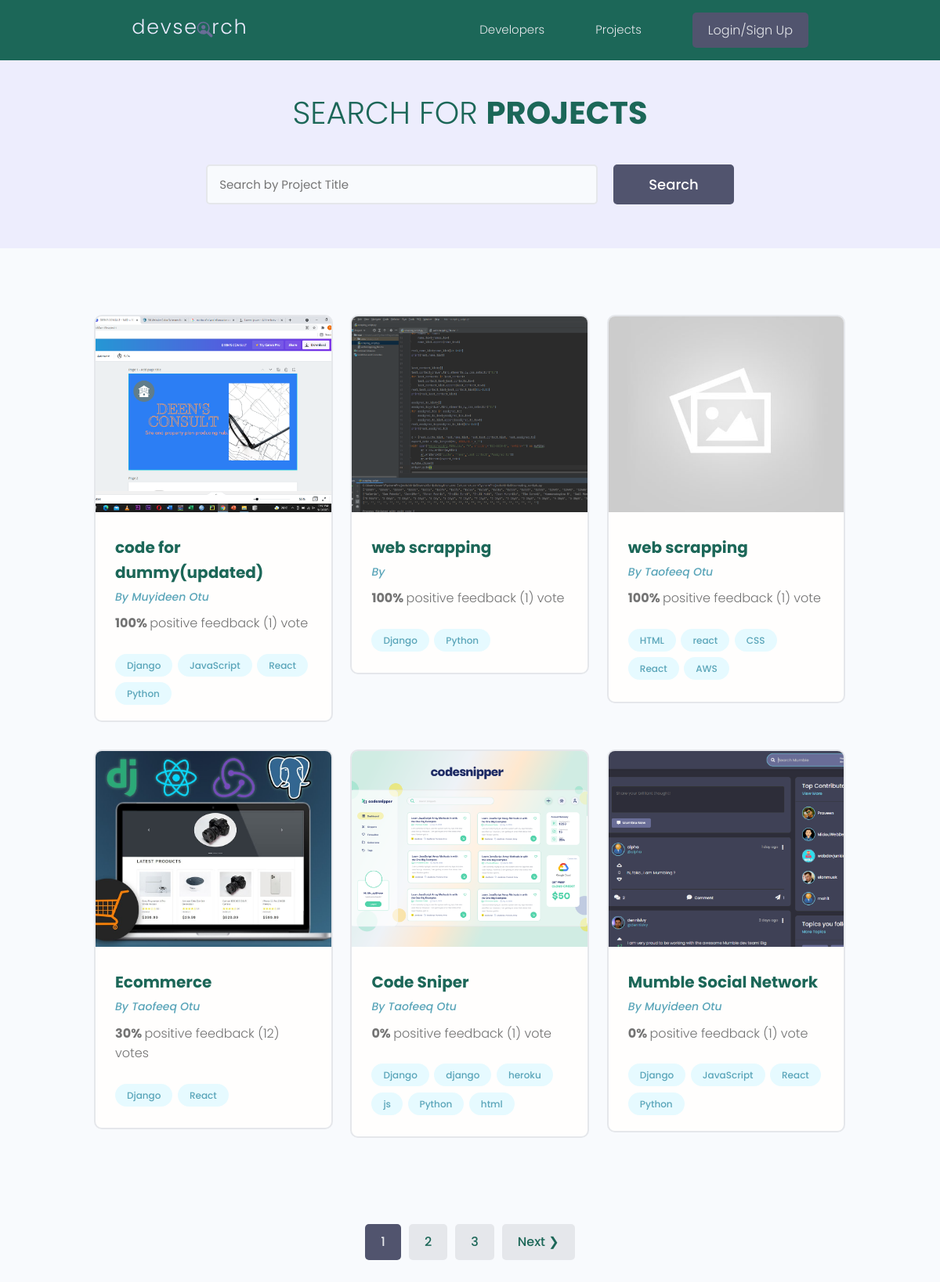
/projects/, run on the app's committed database.
### projects/models.py (models this page shows, shortened)
class Project(models.Model):
    owner= models.ForeignKey(Profile, null=True, blank=True, on_delete=models.CASCADE)
    title = models.CharField(max_length=200)
    description= models.TextField(null=True, blank=True)
    featured_image=models.ImageField(null=True, blank=True, default='default.jpeg')
    demo_link = models.CharField(max_length=2000, null=True, blank=True)
    source_link = models.CharField(max_length=2000, null=True, blank=True)
    tags=models.ManyToManyField('Tag', blank=True)
    vote_total=models.IntegerField(default=0, null=True)
    vote_ratio = models.IntegerField(default=0, null=True)
    created = models.DateTimeField(auto_now_add=True)
    id= models.UUIDField(default=uuid.uuid4, unique=True, primary_key=True,
                         editable=False)
    class Meta:
        ordering=['-vote_ratio', '-vote_total', 'title']
    @property
    def imageURL(self):
        try:
            url = self.featured_image.url
        except:
            url= ''
        return url

class Tag(models.Model):
    name=models.CharField(max_length=200)
    created = models.DateTimeField(auto_now_add=True)
    id = models.UUIDField(default=uuid.uuid4, unique=True, primary_key=True,
                          editable=False)
    def __str__(self):
        return self.name

### users/models.py (models this page shows, shortened)
class Profile(models.Model):
    user = models.OneToOneField(User, on_delete=models.CASCADE, null=True, blank=True)
    name=models.CharField(max_length=200, blank=True, null=True)
    email= models.EmailField(max_length=500, blank=True, null=True)
    username = models.CharField(max_length=200, blank=True, null=True)
    Location = models.CharField(max_length=200, blank=True, null=True)
    short_intro= models.CharField(max_length=200, blank=True, null=True)
    bio = models.TextField(blank=True, null=True)
    profile_image=models.ImageField(null=True, blank=True, upload_to='profiles/', default='profiles/user-default.png')
    social_github = models.CharField(max_length=200, blank=True, null=True)
    social_twitter = models.CharField(max_length=200, blank=True, null=True)
    social_linkedin = models.CharField(max_length=200, blank=True, null=True)
    social_youtube = models.CharField(max_length=200, blank=True, null=True)
    social_website = models.CharField(max_length=200, blank=True, null=True)
    created = models.DateTimeField(auto_now_add=True)
    id = models.UUIDField(default=uuid.uuid4, unique=True, primary_key=True,
                          editable=False)
    class Meta:
        ordering=['created']

### projects/views.py (the view)
# urls.py: path('projects/', views.getProjects),
def projects(request):
    projects,search_query = searchProjects(request)
    custom_range, projects=paginateProject(request, projects, 6)
    context={'project':projects, 'search_query':search_query, 'custom_range':custom_range}
    return render(request, 'projects/projects.html',context)

### projects/utils.py (called while the page is built)
def paginateProject(request, projects, results):
    page = request.GET.get('page')
    paginator = Paginator(projects, results)
    try:
        projects = paginator.page(page)
    except PageNotAnInteger:
        page = 1
        projects = paginator.page(page)
    except EmptyPage:
        page = paginator.num_pages
        projects = paginator.page(page)
    leftIndex = (int(page) - 4)
    if leftIndex < 1:
        leftIndex = 1
    rightIndex = (int(page) + 5)
    if rightIndex > paginator.num_pages:
        rightIndex = paginator.num_pages + 1
    custom_range = range(leftIndex, rightIndex)
    return custom_range, projects

def searchProjects(request):
    search_query = ''
    if request.GET.get('search_query'):
        search_query = request.GET.get('search_query')
    tags = Tag.objects.filter(name__icontains=search_query)
    projects = Project.objects.distinct().filter(
        Q(title__icontains=search_query) |
        Q(description__icontains=search_query) |
        Q(owner__name__icontains=search_query) |
        Q(tags__in=tags)
    )
    return projects,search_query

### projects/templates/projects/projects.html (shortened to what this page needs)
{% extends 'main.html' %}
{% block content%}
<main class="projects">
    <section class="hero-section text-center">
      <div class="container container--narrow">
        <div class="hero-section__box">
          <h2>Search for <span>Projects</span></h2>
        </div>
        <div class="hero-section__search">
          <form id="searchForm" class="form" action="{% url 'projects' %}" method="get">
            <div class="form__field">
              <input class="input input--text" id="formInput#search" type="text" name="search_query" value="{{search_query}}"
                placeholder="Search by Project Title" />
            </div>
            <input class="btn btn--sub btn--lg" type="submit" value="Search" />
          </form>
        </div>
      </div>
    </section>
    <section class="projectsList">
      <div class="container">
        <div class="grid grid--three">
            {% for projects in project %}
          <div class="column">
            <div class="card project">
              <a href="{% url 'project' projects.id %}" class="project">
                <img class="project__thumbnail" src="{{projects.imageURL }}" alt="project thumbnail" />
                <div class="card__body">
                  <h3 class="project__title">{{projects.title}}</h3>
                  <p><a class="project__author" href="">By {{projects.owner.name}}</a></p>
                  <p class="project--rating">
                    <span style="font-weight: bold;">{{projects.vote_ratio}}% </span>
                      positive feedback ({{projects.vote_total}}) vote{{projects.vote_total|pluralize:"s"}}
                  </p>
                  <div class="project__tags">
                      {% for tag in projects.tags.all %}
                    <span class="tag tag--pill tag--main">
                      <small>{{tag}}</small>
                    </span>
                    {% endfor %}
                  </div>
                </div>
              </a>
            </div>
          </div>
            {% endfor %}
        </div>
      </div>
    </section>
  {% include 'pagination.html' with queryset=project custom_range=custom_range %}
  </main>
{% endblock content%}

### templates/main.html (shortened to what this page needs)
<!DOCTYPE html>
<html lang="en">
{% load static %}
<head>
  <link rel="stylesheet" href="https://cdn.iconmonstr.com/1.3.0/css/iconmonstr-iconic-font.min.css" />
  <link rel="stylesheet" href="{% static 'uikit/styles/uikit.css' %}" />
  <link rel="stylesheet" href="{% static 'styles/app.css' %}" />
</head>
<body>
{% include 'navbar.html' %}
{% block content %}
{% endblock content %}
</body>
</html>

### templates/navbar.html (shortened to what this page needs)
<!DOCTYPE html>
<html lang="en">
<head>
</head>
<body>
{% load static %}
<body>
  <header class="header">
    <div class="container container--narrow">
      <a href="{% url 'profiles' %}" class="header__logo">
        <img src="{% static 'images/logo.svg' %}" alt="DevSearch Logo" />
      </a>
      <nav class="header__nav">
        <ul class="header__menu">
          <li class="header__menuItem"><a href="{% url 'profiles' %}">Developers</a></li>
          <li class="header__menuItem"><a href="{% url 'projects' %}">Projects</a></li>
          {% if request.user.is_authenticated %}
          <li class="header__menuItem"><a href="{% url 'inbox'%}">Inbox</a></li>
          <li class="header__menuItem"><a href="{% url 'account'%}" class="btn btn--sub">My Account</a></li>
          <li class="header__menuItem"><a href="{% url 'logout' %}" class="btn btn--sub">Logout</a></li>
          {% else %}
          <li class="header__menuItem"><a href="{% url 'login' %}" class="btn btn--sub">Login/Sign Up</a></li>
          {% endif %}
        </ul>
      </nav>
    </div>
  </header>
</body>
</html>

### templates/pagination.html (shortened to what this page needs)
{% if queryset.has_other_pages %}
  <div class="pagination">
    <ul class="container">
      {% for page in custom_range %}
      {% if page == queryset.number %}
      <li><a href="?page={{page}}" class="btn page-link btn--sub" data-page="{{page}}">{{page}}</a></li>
      {% else %}
        <li><a href="?page={{page}}" class="btn page-link" data-page="{{page}}">{{page}}</a></li>
      {% endif %}
      {% endfor %}
      {% if queryset.has_next %}
        <li><a href="?page={{queryset.next_page_number}}" class="btn page-link" data-page="{{queryset.next_page_number}}"> Next &#10095;</a></li>
      {% endif %}
    </ul>
  </div>
  {% endif %}

### static/styles/app.css (style rules this page uses)
:root { --color-sub: #1C6758; }
.btn--sub { background-color: var(--color-sub-light); }
.card { border: 2px solid var(--color-light); }
img { width: 100%; }
.header { position: sticky; z-index: 111; background-color: var(--color-sub); padding: 1.5rem 0; }
.header > .container { display: flex; justify-content: space-between; align-items: center; }
.header__logo > img { height: 3.8rem; }
.header__nav > ul { display: inline-flex; align-items: center; list-style: none; gap: 6.5rem; }
.header__menuItem > a { color: var(--color-light); font-weight: 300; }
.hero-section { height: 40vh; display: flex; align-items: center; background-color: var(--color-sub); }
.hero-section__box { margin-bottom: 4rem; }
.hero-section__box > h2, .hero-section__box > h2 > span { font-size: 4rem; color: var(--color-light); line-height: 1.3; text-transform: uppercase; }
.hero-section__box > h2 { font-weight: 300; }
.hero-section__box > h2 > span { font-weight: 700; }
.hero-section__search > .form { display: flex; align-items: center; justify-content: center; gap: 2rem; }
.hero-section__search > .form input.input--text { width: 50rem; }
.pagination { margin-top: 8rem; margin-bottom: 10rem; }
.pagination > ul { flex-wrap: wrap; list-style: none; display: flex; align-items: center; justify-content: center; gap: 1rem; }
.pagination .btn { color: var(--color-sub); }
.pagination .btn.btn--sub { color: var(--color-light); }
.project__author { font-size: 1.4rem; font-style: italic; }
.project--rating { margin-bottom: 1.6em; margin-top: .5em; }
.projects > .hero-section { background: var(--color-sub-lighter); height: 30vh; }
.projects .hero-section__box { margin-bottom: 2.5rem; }
.projects .hero-section__box > h2 { color: var(--color-sub); }
.projects .hero-section__box > h2 > span { font-weight: 700; color: var(--color-sub); }
.projectsList { margin-top: 8rem; }
.project__thumbnail { height: 25rem; object-fit: cover; object-position: top center; }
.project__title { font-size: 2rem; font-weight: 700; color: var(--color-sub); }

### static/uikit/styles/modules/_variables.css (style rules this page uses)
:root { --color-main: #5aa5b9; --color-main-light: #e6faff; --color-sub: #3f4156; --color-sub-light: #51546e; --color-sub-lighter: #ededfd; --color-text: #737373; --color-gray: #8b8b8b; --color-light: #e5e7eb; --color-light-gray: #767676; --color-bg: #f8fafd; --color-white: #fffefd; --color-white-light: #f3f3f3; --color-success: #359e64; --color-success-bg: #def8e8; --color-error: #fc4b0b; --color-error-bg: #fff2ee; --font-base: 'Poppins', arial, helvetica, 'Segoe UI', roboto, ubuntu, sans-serif; --font-monospace: 'Fira Code', 'Courier New', courier, monospace; --font-regular: 300; --font-medium: 500; --font-bold: 700; --generic-shadow: 1px 1px 5px #00000010; --generic-transition: all 0.3s ease-in-out; }

### static/uikit/styles/modules/_base.css (style rules this page uses)
* { margin: 0; padding: 0; box-sizing: border-box; text-rendering: optimizeLegibility; color: inherit; font-size: inherit; }
html { font-size: 50%; }
@media only screen and (min-width: 480px) { html { font-size: 56.25%; } }
@media only screen and (min-width: 1200px) { html { font-size: 62.5%; } }
body { line-height: 1.6; font-weight: 400; font-size: 1.5rem; color: var(--color-text); background-color: var(--color-bg); min-height: 100vh; }

### static/uikit/styles/modules/_typography.css (style rules this page uses)
* { font-family: var(--font-base); }
h2 { font-size: 3.6rem; font-weight: var(--font-bold); }
h3 { font-size: 3.2rem; font-weight: var(--font-medium); }
p, span, strong { font-size: 1.6rem; color: var(--color-text); font-weight: var(--font-regular); }
a { padding-bottom: 2px; text-decoration: none; display: inline-block; color: var(--color-main); font-weight: var(--font-medium); }

### static/uikit/styles/modules/_utilities.css (style rules this page uses)
.container { width: 92%; max-width: 165rem; margin: 0 auto; box-sizing: border-box; }
.container--narrow { width: 92%; max-width: 120rem; }
@media screen and (min-width: 1000px) { .container { width: 90%; } }
@media screen and (min-width: 1000px) { .container--narrow { width: 85%; } }
@media screen and (min-width: 1200px) { .container { width: 80%; } }
@media screen and (min-width: 1200px) { .container--narrow { width: 72%; } }
.text-center { text-align: center; }

### static/uikit/styles/modules/_card.css (style rules this page uses)
.card { border-radius: 1rem; background-color: var(--color-white); border: 1.5px solid var(--color-light); width: auto; height: auto; margin-top: 0.5rem; margin-bottom: 0.5rem; overflow: hidden; }
.card__body, .card__header { padding: 2rem 2.5rem; }

### data on the page
Project: imageURL (picture), title "code for dummy(updated)", owner.name "Muyideen Otu", vote_ratio "100", vote_total "1"
Tag: name "Django"
Tag: name "JavaScript"
Tag: name "React"
Tag: name "Python"
Project: imageURL (picture), title "web scrapping", vote_ratio "100", vote_total "1"
Project: imageURL (placeholder picture), title "web scrapping", owner.name "Taofeeq Otu", vote_ratio "100", vote_total "1"
Tag: name "HTML"
Tag: name "react"
Tag: name "CSS"
Tag: name "AWS"
Project: imageURL (picture), title "Ecommerce", owner.name "Taofeeq Otu", vote_ratio "30", vote_total "12"
Project: imageURL (picture), title "Code Sniper", owner.name "Taofeeq Otu", vote_ratio "0", vote_total "1"
Tag: name "django"
Tag: name "heroku"
Tag: name "js"
Tag: name "html"
Project: imageURL (picture), title "Mumble Social Network", owner.name "Muyideen Otu", vote_ratio "0", vote_total "1"

### other printed values
{{ page }} "1"
{{ page }} "2" "3"
